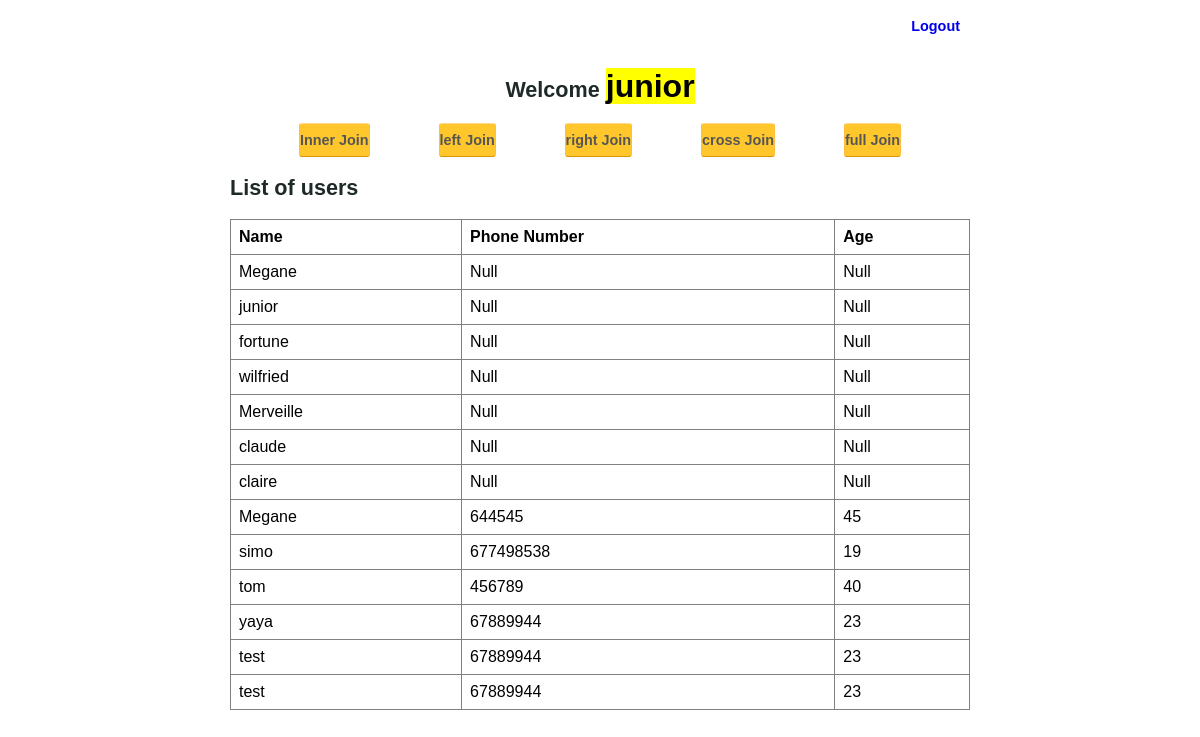
Screenshot of /home.php (signed in) with the database file from the repository.
### tables this page shows
CREATE TABLE `user` (
  `id_user` int NOT NULL AUTO_INCREMENT,
  `email` varchar(30) NOT NULL,
  `password` varchar(20) NOT NULL,
  `name` varchar(40) NOT NULL,
  `phone` int DEFAULT NULL,
  `age` int DEFAULT NULL,
  PRIMARY KEY (`id_user`)
);

### home.php (the view, shortened to what this page needs)
<?php
if (isset($_SESSION["username"])) {
    $username = $_SESSION["username"];
} else {
    session_unset();
    session_write_close();
    $url = "./index.php";
    header("Location: $url");
}
?>
<HTML>
<HEAD>
<link href="assets/css/phppot-style.css" type="text/css"
	rel="stylesheet" />
<link href="assets/css/user-registration.css" type="text/css"
	rel="stylesheet" />
</HEAD>
<BODY>
	<div class="phppot-container">
		<div class="page-header">
			<span class="login-signup"><a href="logout.php">Logout</a></span>
		</div>
		<h2><div class="page-content">Welcome <mark style='font-size:xx-large'><?php echo $username;?><mark> </div></h2>
        <div >
                <form method="post" action="result.php" class='nav'>
                    <input type="submit" name="inner-join" value="Inner Join"/>
                    <input type="submit" name="left-join" value="left Join"/>
                    <input type="submit" name="right-join" value="right Join"/>
                    <input type="submit" name="cross-join" value="cross Join"/>
                    <input type="submit" name="full-join" value="full Join"/>
        </div>
        <h2>List of users</h2>
        <table border='1'>
            <tr>
                <th>Name</th>
                <th>Phone Number</th>
                <th>Age</th>
            </tr>
            <?php
                $con = mysqli_connect("localhost" ,"root" ,"" ,"facebook");
                $query = mysqli_query($con ,"select * from user");
                while($data = mysqli_fetch_assoc($query)){
                    ?>
                        <tr>
                            <td><?php echo $data['name'];?></td>
                            <td><?php
                            if($data['phone'] == null){
                                echo 'Null';
                            }else{
                                echo $data['phone'];
                            }
                            ?></td>
                            <td><?php
                             if($data['age'] == null){
                                echo 'Null';
                             }else{
                                echo $data['age'];
                             }
                             ?></td>
                        </tr>
                    <?php
                }
            ?>
        </table>
	</div>
</BODY>
</HTML>

### assets/css/phppot-style.css (style rules this page uses)
.phppot-container { -webkit-font-smoothing: antialiased; font-family: Arial, "Helvetica Neue", Helvetica, sans-serif; font-size: .9em; color: #1e2a28; width: 740px; margin: 0 auto; padding: 0px 20px 20px 20px; }
.phppot-container table { border-collapse: collapse; width: 100%; margin-bottom: 30px; }
.phppot-container td, .phppot-container th { text-align: left; padding: 8px; }
input[type=text].phppot-input, .phppot-container input, .phppot-container textarea, .phppot-container select, .phppot-input, .phppot-select { box-sizing: border-box; width: 200px; height: initial; padding: 8px 5px; border: 1px solid #9a9a9a; border-radius: 3px; }
.phppot-container button, .phppot-container input[type=submit] { padding: 8px 0px; font-size: 1em; cursor: pointer; border-radius: 3px; color: #565656; font-weight: bold; background-color: #ffc72c; border-color: #ffd98e #ffbe3d #de9300; }

### assets/css/user-registration.css (style rules this page uses)
.page-header { float: right; }
.login-signup { margin: 10px; text-decoration: none; float: right; }
.login-signup a { text-decoration: none; font-weight: 700; }
.page-content { font-weight: bold; padding-top: 60px; text-align: center; }

### home.php (style rules this page uses)
.nav { border:solid 0px red; display:flex; justify-content:space-evenly; }
.nav input { width:fit-content; padding:10px 20px; }

### rows the page displays
user: name "Megane", shows "Null"
user: name "junior", shows "Null"
user: name "fortune", shows "Null"
user: name "wilfried", shows "Null"
user: name "Merveille", shows "Null"
user: name "claude", shows "Null"
user: name "claire", shows "Null"
user: name "Megane", phone "644545", age "45"
user: name "simo", phone "677498538", age "19"
user: name "tom", phone "456789", age "40"
user: name "yaya", phone "67889944", age "23"
user: name "test", phone "67889944", age "23"
user: name "test", phone "67889944", age "23"

### other values shown
$username "junior"
